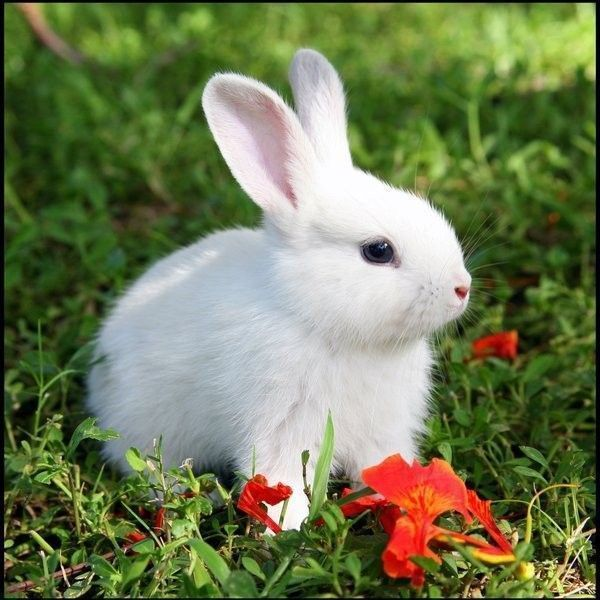
#> input picture python/lapin.jpg, 600 x 600 px
$ python contour.py
#> lines starting #> are read from the running program, lines starting #| are printed output that depends on the picture
from PIL import Image


src = Image.open("lapin.jpg")
#> src is the input picture: PIL image 600x600 RGB; mean R, G, B 112, 122.2, 83.9

width, height = src.size
#> width = 600; height = 600
dst = Image.new(mode="RGBA",size=(width-2,height-2))
#> dst: PIL image 598x598 RGBA; every value is 0
print(width,height)
#| 600 600

seuil = 120

for i in range(width-2) :
   for j in range(height-2) :
       x = i + 1
       y = j + 1
       rougeN, vertN, bleuN = src.getpixel((x,y-1))
       rougeS, vertS, bleuS = src.getpixel((x,y+1))
       rougeW, vertW, bleuW = src.getpixel((x-1,y))
       rougeE, vertE, bleuE = src.getpixel((x+1,y))
       S = abs(rougeN-rougeS) + abs(vertN-vertS) + abs(bleuN-bleuS) + abs(rougeW-rougeE) + abs(vertW-vertE) + abs(bleuW-bleuE)
       if S > seuil:
          c = 0
       else:
          c = 255
       dst.putpixel((i,j),(c, c, c))
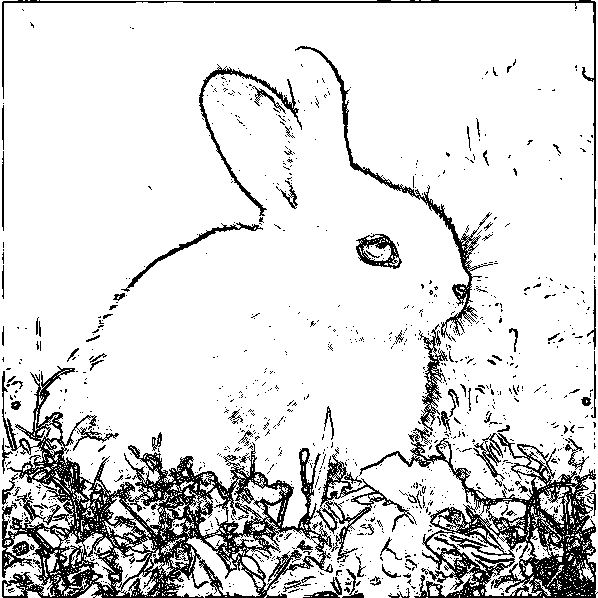
#> dst: PIL image 598x598 RGBA; mean R, G, B, A 219.6, 219.6, 219.6, 255

dst.show()
